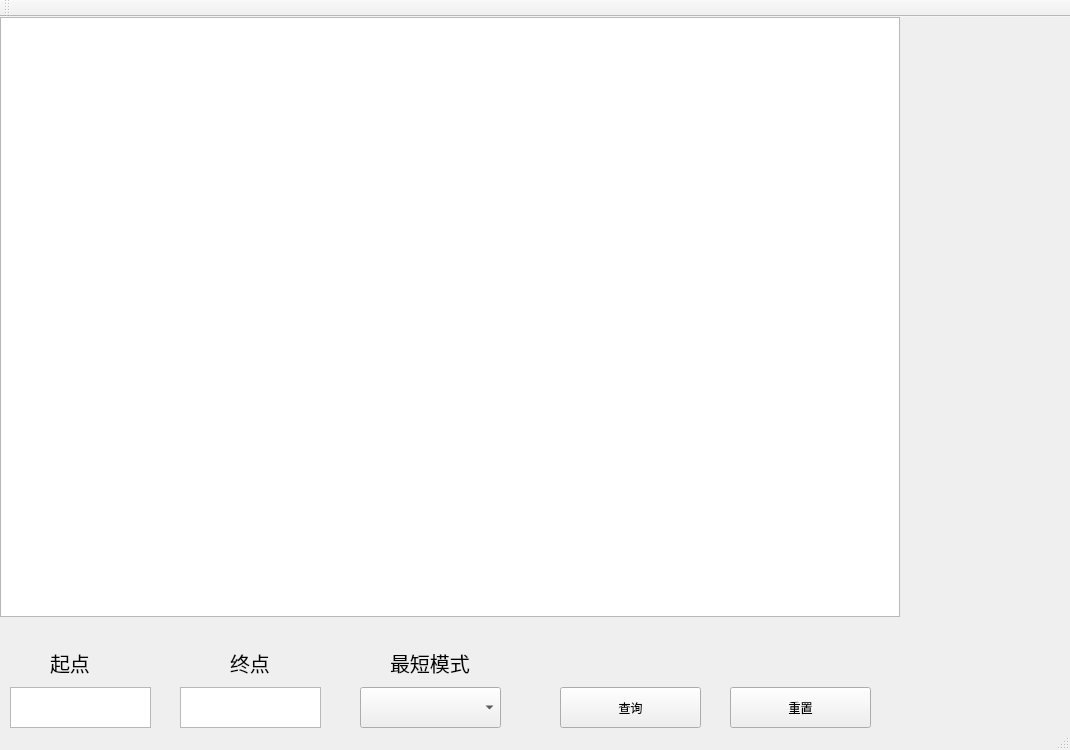
<?xml version="1.0" encoding="UTF-8"?>
<ui version="4.0">
 <class>BeijingSubway_coClass</class>
 <widget class="QMainWindow" name="BeijingSubway_coClass">
  <property name="geometry">
   <rect>
    <x>0</x>
    <y>0</y>
    <width>1070</width>
    <height>750</height>
   </rect>
  </property>
  <property name="windowTitle">
   <string>北京地铁查询系统</string>
  </property>
  <widget class="QWidget" name="centralWidget">
   <widget class="QGraphicsView" name="graphicsView">
    <property name="geometry">
     <rect>
      <x>0</x>
      <y>0</y>
      <width>900</width>
      <height>600</height>
     </rect>
    </property>
   </widget>
   <widget class="QTextEdit" name="textEdit">
    <property name="geometry">
     <rect>
      <x>10</x>
      <y>670</y>
      <width>141</width>
      <height>41</height>
     </rect>
    </property>
   </widget>
   <widget class="QTextEdit" name="textEdit_2">
    <property name="geometry">
     <rect>
      <x>180</x>
      <y>670</y>
      <width>141</width>
      <height>41</height>
     </rect>
    </property>
   </widget>
   <widget class="QComboBox" name="comboBox">
    <property name="geometry">
     <rect>
      <x>360</x>
      <y>670</y>
      <width>141</width>
      <height>41</height>
     </rect>
    </property>
   </widget>
   <widget class="QPushButton" name="pushButton">
    <property name="geometry">
     <rect>
      <x>560</x>
      <y>670</y>
      <width>141</width>
      <height>41</height>
     </rect>
    </property>
    <property name="text">
     <string>查询</string>
    </property>
   </widget>
   <widget class="QPushButton" name="pushButton_2">
    <property name="geometry">
     <rect>
      <x>730</x>
      <y>670</y>
      <width>141</width>
      <height>41</height>
     </rect>
    </property>
    <property name="text">
     <string>重置</string>
    </property>
   </widget>
   <widget class="QLabel" name="label">
    <property name="geometry">
     <rect>
      <x>50</x>
      <y>630</y>
      <width>61</width>
      <height>31</height>
     </rect>
    </property>
    <property name="font">
     <font>
      <pointsize>15</pointsize>
     </font>
    </property>
    <property name="layoutDirection">
     <enum>Qt::LeftToRight</enum>
    </property>
    <property name="text">
     <string>起点</string>
    </property>
   </widget>
   <widget class="QLabel" name="label_2">
    <property name="geometry">
     <rect>
      <x>230</x>
      <y>630</y>
      <width>61</width>
      <height>31</height>
     </rect>
    </property>
    <property name="font">
     <font>
      <pointsize>15</pointsize>
     </font>
    </property>
    <property name="layoutDirection">
     <enum>Qt::LeftToRight</enum>
    </property>
    <property name="text">
     <string>终点</string>
    </property>
   </widget>
   <widget class="QLabel" name="label_3">
    <property name="geometry">
     <rect>
      <x>390</x>
      <y>630</y>
      <width>81</width>
      <height>31</height>
     </rect>
    </property>
    <property name="font">
     <font>
      <pointsize>15</pointsize>
     </font>
    </property>
    <property name="layoutDirection">
     <enum>Qt::LeftToRight</enum>
    </property>
    <property name="text">
     <string>最短模式</string>
    </property>
   </widget>
   <widget class="QLabel" name="label_4">
    <property name="geometry">
     <rect>
      <x>910</x>
      <y>1</y>
      <width>151</width>
      <height>591</height>
     </rect>
    </property>
    <property name="text">
     <string/>
    </property>
   </widget>
  </widget>
  <widget class="QToolBar" name="mainToolBar">
   <attribute name="toolBarArea">
    <enum>TopToolBarArea</enum>
   </attribute>
   <attribute name="toolBarBreak">
    <bool>false</bool>
   </attribute>
  </widget>
  <widget class="QStatusBar" name="statusBar"/>
 </widget>
 <layoutdefault spacing="6" margin="11"/>
 <resources>
  <include location="beijingsubway_co.qrc"/>
 </resources>
 <connections/>
</ui>
